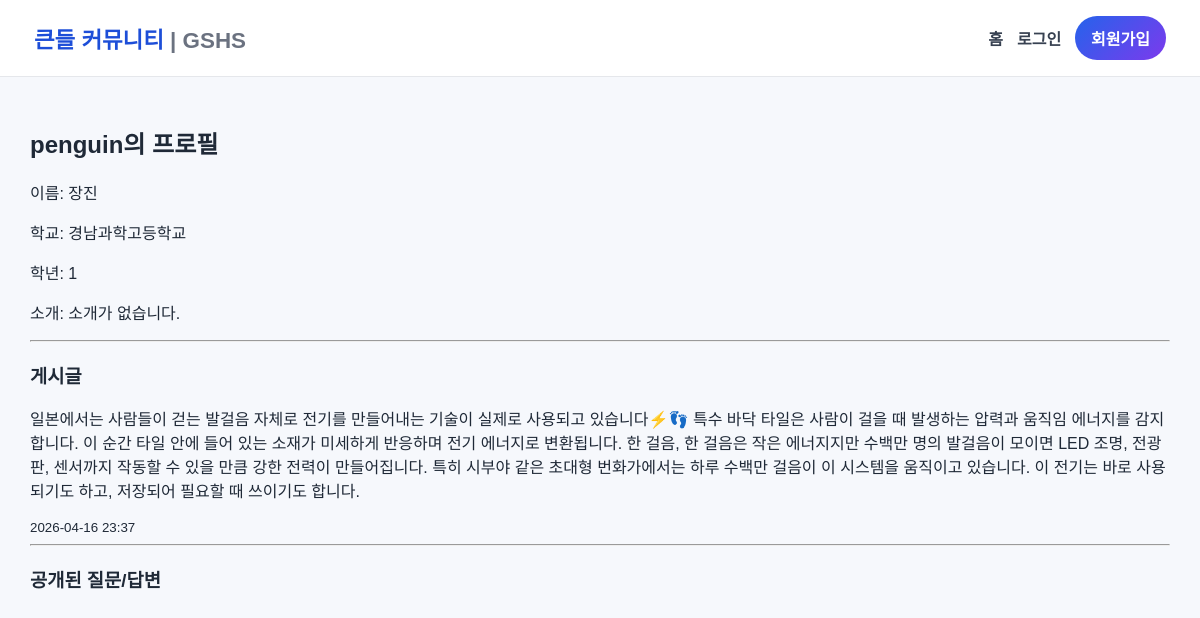
The app's page /profile/penguin with its own data.
### models.py (models this page shows, shortened)
class User(UserMixin, db.Model):
    id = db.Column(db.Integer, primary_key=True)
    username = db.Column(db.String(30), unique=True, nullable=False)
    email = db.Column(db.String(120), unique=True, nullable=False)
    password_hash = db.Column(db.String(255), nullable=False)
    student_id = db.Column(db.String(30))
    real_name = db.Column(db.String(50))
    school = db.Column(db.String(100))
    grade = db.Column(db.String(20))
    bio = db.Column(db.String(300))
    is_admin = db.Column(db.Boolean, default=False)
    created_at = db.Column(db.DateTime, default=datetime.utcnow)
    posts = db.relationship("Post", backref="author", lazy=True, cascade="all, delete-orphan")
    comments = db.relationship("Comment", backref="author", lazy=True, cascade="all, delete-orphan")

class Post(db.Model):
    id = db.Column(db.Integer, primary_key=True)
    content = db.Column(db.Text, nullable=False)
    created_at = db.Column(db.DateTime, default=datetime.utcnow)
    user_id = db.Column(db.Integer, db.ForeignKey("user.id"), nullable=False)
    comments = db.relationship("Comment", backref="post", lazy=True, cascade="all, delete-orphan")
    likes = db.relationship("Like", backref="post", lazy=True, cascade="all, delete-orphan")

### app.py (the view)
@app.route("/profile/<username>")
def profile(username):
    user = User.query.filter_by(username=username).first_or_404()
    posts = Post.query.filter_by(user_id=user.id).order_by(Post.created_at.desc()).all()
    public_questions = Question.query.filter_by(receiver_id=user.id, is_public=True).order_by(Question.created_at.desc()).all()
    return render_template("profile.html", user=user, posts=posts, public_questions=public_questions)

### templates/profile.html (shortened to what this page needs)
{% extends "base.html" %}
{% block content %}
<h2>{{ user.username }}의 프로필</h2>
<p>이름: {{ user.real_name }}</p>
<p>학교: {{ user.school }}</p>
<p>학년: {{ user.grade }}</p>
<p>소개: {{ user.bio or "소개가 없습니다." }}</p>
<hr>
<h3>게시글</h3>
{% for post in posts %}
<div class="card">
    <p>{{ post.content }}</p>
    <small>{{ post.created_at.strftime('%Y-%m-%d %H:%M') }}</small>
</div>
{% endfor %}
<hr>
<h3>공개된 질문/답변</h3>
{% endblock %}

### static/style.css (style rules this page uses)
* { box-sizing: border-box; }
body { margin: 0; font-family: "Pretendard", "Noto Sans KR", Arial, sans-serif; background: #f6f8fc; color: #1f2937; }

### records on screen
User: username "penguin", real_name "장진", school "경남과학고등학교", grade "1", bio "소개가 없습니다."
Post: content "일본에서는 사람들이 걷는 발걸음 자체로 전기를 만들어내는 기술이 실제로 사용되고 있습니다⚡👣 특수 바닥 타일은 사람이 걸을 때 발생하는 압력과 움직임 에너지를 감지합니다. 이 순간 타일 안에 들어 있는 소재가 미세하게 반응하며 전기 에너지로 변환됩니다. 한 걸음, 한 걸음은 작은 에너지지만 수백만 명의 발걸음이 모이면 LED 조명, 전광판, 센서까지 작동할 수 있을 만큼 강한 전력이 만들어집니다. 특히 시부야 같은 초대형 번화가에서는 하루 수백만 걸음이 이 시스템을 움직이고 있습니다. 이 전기는 바로 사용되기도 하고, 저장되어 필요할 때 쓰이기도 합니다.", created_at "2026-04-16 23:37"
